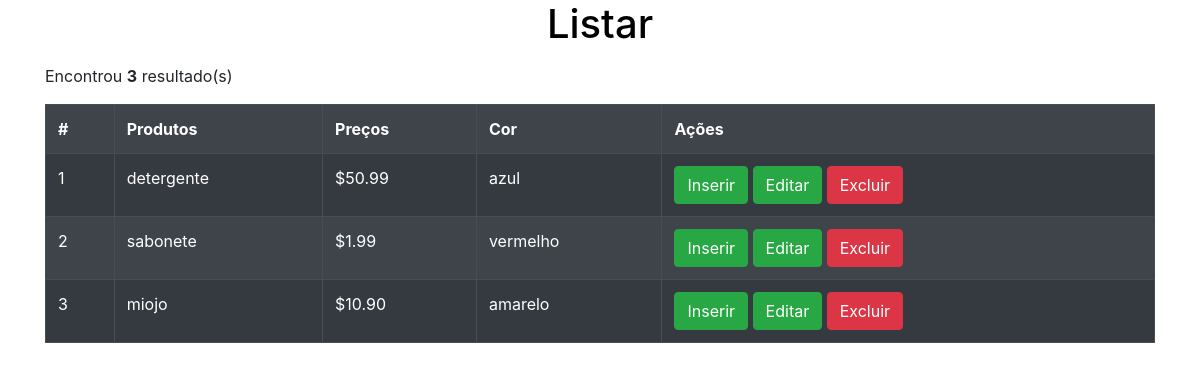
The page / on the database its author committed.
### tables this page shows
CREATE TABLE `preco` (
  `ID_PRECO` int(11) NOT NULL,
  `PRECO` decimal(4,2) DEFAULT NULL,
  `ID_PROD` int(11) DEFAULT NULL
);

CREATE TABLE `produtos` (
  `ID_PROD` int(11) NOT NULL,
  `NOME` varchar(40) DEFAULT NULL,
  `COR` varchar(20) DEFAULT NULL
);

### home.php (the view)
<h1 class="site-heading text-center text-white d-none d-lg-block">
      <label style="color: black;">Listar</label>
  </h1>
<?php
  $sql = "SELECT * FROM produtos INNER JOIN preco ON preco.ID_PROD = produtos.ID_PROD";
  $res = $conn->query($sql) or die($conn->error);
  $qtd = $res->num_rows;
  if($qtd > 0){
    print "<p>Encontrou <b>$qtd</b> resultado(s)</p>";
    print "<table class='table table-bordered table-striped table-dark table-hover'>";
    print "<tr>";
    print "<th>#</th>";
    print "<th>Produtos</th>";
    print "<th>Preços</th>";
    print "<th>Cor</th>";
    print "<th>Ações</th>";
    print "</tr>";
    while( $row = $res->fetch_object() ){
      print "<tr>";
      print "<td>".$row->ID_PROD."</td>";
      print "<td>".$row->NOME."</td>";
      print "<td>"."$".$row->PRECO."</td>";
      print "<td class=''>".$row->COR."</td>";
      print "<td>
            <a href='?page=inserir-produto&ID_PROD=".$row->ID_PROD."' class='btn btn-success'>Inserir</a>
            <a href='?page=editar-produto&ID_PROD=".$row->ID_PROD."' class='btn btn-success'>Editar</a>
            <a href='#' onclick=\"
              if(confirm('Tem certeza que deseja excluir?')){
                location.href='?page=salvar-marca&acao=excluir&ID_PROD=".$row->ID_PROD."';
              }else{
                false;
              }\" class='btn btn-danger'>Excluir</a>
           </td>";
      print "</tr>";
    }
    print "</table>";
  }else{
    print "Não encontrou resultados";
  }
?>

### index.php (shortened to what this page needs)
<!DOCTYPE html>
<html lang="pt-BR">
  <head>
    <link rel="stylesheet" href="css/bootstrap.min.css">
    <link rel="stylesheet" href="fontawesome/css/all.min.css">
    <link href="vendor/bootstrap/css/bootstrap.css" rel="stylesheet">
     <link href="css/index.css" rel="stylesheet">
  </head>
  <body>
    <div class="container">
      <div class="row">
        <div class="col-lg-12">
          <?php
            include("config.php");
            switch (@$_REQUEST["page"]) {
              default:
                include("home.php");
            }
          ?>
        </div>
      </div>
    </div>
  </body>
</html>

### rows shown on the page
preco: ID_PROD "1", ID_PROD.NOME "detergente", PRECO "50.99", ID_PROD.COR "azul"
preco: ID_PROD "2", ID_PROD.NOME "sabonete", PRECO "1.99", ID_PROD.COR "vermelho"
preco: ID_PROD "3", ID_PROD.NOME "miojo", PRECO "10.90", ID_PROD.COR "amarelo"

### other values the page prints
$qtd "3"
